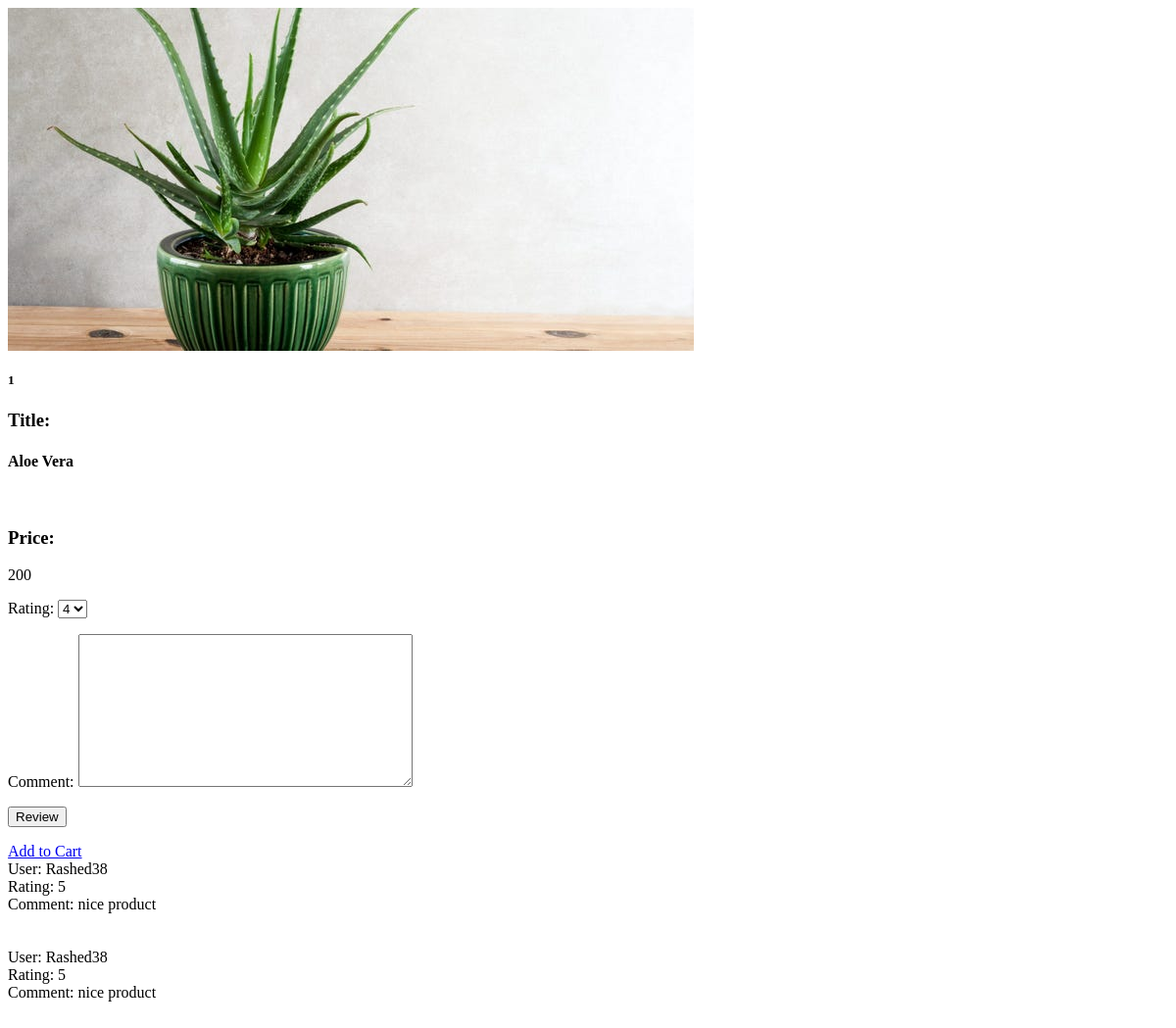
Before: /Product/1 with the older database file.
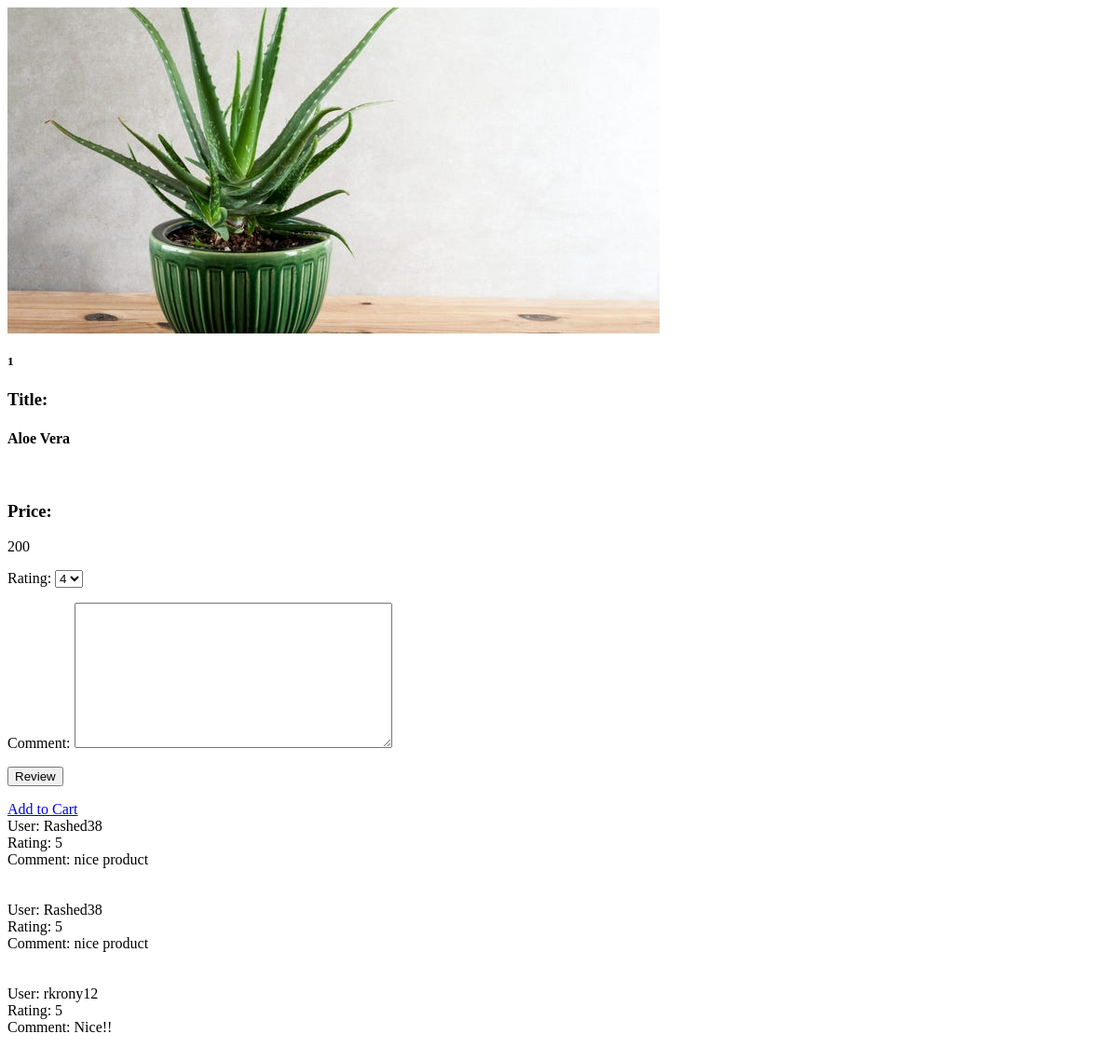
After: the same page with the newer database file.
### Product/models.py (models this page shows, shortened)
class Product(models.Model):
    product_name = models.CharField(max_length=100, default="")
    price = models.IntegerField(blank=True)
    picture = models.ImageField(upload_to='images/plants/',blank=True)
    reviews = models.ManyToManyField(Review)

class Review(models.Model):
    RATING_OPTIONS = (
        ('1', '1'),
        ('2', '2'),
        ('3', '3'),
        ('4', '4'),
        ('5', '5')
    )
    rating = models.CharField(max_length=10, choices = RATING_OPTIONS, default='4')
    comment = models.TextField(blank=True, null=True)
    user = models.ForeignKey(User, on_delete=models.CASCADE, null=True, blank=True)

### Product/views.py (the view, shortened to what this page needs)
# urls.py: path('Product/<int:product_id>', product_views.showDetails, name='detail_view'),
def showDetails(request, product_id):
    searched_product = get_object_or_404(Product, id=product_id)
    form = ReviewForm()
    context = {
        'search': searched_product,
        'form': form
    }
    return render(request, 'Product/show_product_details.html', context)

### Product/forms.py
class ReviewForm(forms.ModelForm):
    class Meta:
        model = Review
        fields = ('rating', 'comment')

### templates/Product/show_product_details.html (shortened to what this page needs)
{% block content  %}
        <div class="card bg-light mb-2`" >
          <div class="row no-gutters">
            <div class="col-md-4">
              <img src="{{ search.picture.url }}" class="card-img" alt="...">
            </div>
            <div class="col-md-8">
              <div class="card-body">
                <h5 class="card-title">{{ search.id }}</h5>
                <p class="card-text">
                  <h3> Title: </h3><h4> {{ search.product_name }}</h4> <br>
                   <h3>Price: </h3> {{ search.price }} <br>
                  <form method="POST">
                            {{ form.as_p }}
                            <button type="submit">Review</button>
                    </form>
                  </p>
                  <a href="{% url 'update-cart' search.id %}" >Add to Cart</a>
              </div>
            </div>
          </div>
        </div>
   <div class="container">
        {% for review in search.reviews.all %}
            User: {{ review.user.username }}<br>
            Rating: {{ review.rating }} <br>
            Comment: {{ review.comment }} <br><br><br>
        {% endfor %}
    </div>
{% endblock content %}

Changed rows visible on the page:
added Review: user.username "rkrony12", rating "5", comment "Nice!!"
